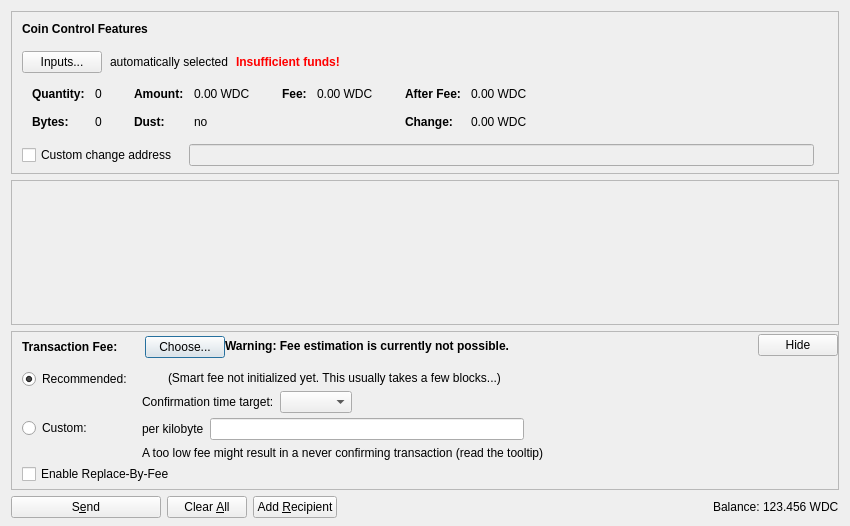
<?xml version="1.0" encoding="UTF-8"?>
<ui version="4.0">
 <class>SendCoinsDialog</class>
 <widget class="QDialog" name="SendCoinsDialog">
  <property name="geometry">
   <rect>
    <x>0</x>
    <y>0</y>
    <width>850</width>
    <height>526</height>
   </rect>
  </property>
  <property name="windowTitle">
   <string>Send Coins</string>
  </property>
  <layout class="QVBoxLayout" name="verticalLayout" stretch="0,1,0,0">
   <property name="bottomMargin">
    <number>8</number>
   </property>
   <item>
    <widget class="QFrame" name="frameCoinControl">
     <property name="sizePolicy">
      <sizepolicy hsizetype="Expanding" vsizetype="Expanding">
       <horstretch>0</horstretch>
       <verstretch>0</verstretch>
      </sizepolicy>
     </property>
     <property name="maximumSize">
      <size>
       <width>16777215</width>
       <height>16777215</height>
      </size>
     </property>
     <property name="frameShape">
      <enum>QFrame::StyledPanel</enum>
     </property>
     <property name="frameShadow">
      <enum>QFrame::Sunken</enum>
     </property>
     <layout class="QVBoxLayout" name="verticalLayoutCoinControl2">
      <property name="spacing">
       <number>0</number>
      </property>
      <property name="leftMargin">
       <number>0</number>
      </property>
      <property name="topMargin">
       <number>0</number>
      </property>
      <property name="rightMargin">
       <number>0</number>
      </property>
      <property name="bottomMargin">
       <number>6</number>
      </property>
      <item>
       <layout class="QVBoxLayout" name="verticalLayoutCoinControl" stretch="0,0,0,0,1">
        <property name="spacing">
         <number>0</number>
        </property>
        <property name="leftMargin">
         <number>10</number>
        </property>
        <property name="topMargin">
         <number>10</number>
        </property>
        <item>
         <layout class="QHBoxLayout" name="horizontalLayoutCoinControl1">
          <property name="bottomMargin">
           <number>15</number>
          </property>
          <item>
           <widget class="QLabel" name="labelCoinControlFeatures">
            <property name="sizePolicy">
             <sizepolicy hsizetype="Preferred" vsizetype="Maximum">
              <horstretch>0</horstretch>
              <verstretch>0</verstretch>
             </sizepolicy>
            </property>
            <property name="font">
             <font>
              <weight>75</weight>
              <bold>true</bold>
             </font>
            </property>
            <property name="styleSheet">
             <string notr="true">font-weight:bold;</string>
            </property>
            <property name="text">
             <string>Coin Control Features</string>
            </property>
           </widget>
          </item>
         </layout>
        </item>
        <item>
         <layout class="QHBoxLayout" name="horizontalLayoutCoinControl2" stretch="0,0,0,0">
          <property name="spacing">
           <number>8</number>
          </property>
          <property name="bottomMargin">
           <number>10</number>
          </property>
          <item>
           <widget class="QPushButton" name="pushButtonCoinControl">
            <property name="styleSheet">
             <string notr="true"/>
            </property>
            <property name="text">
             <string>Inputs...</string>
            </property>
            <property name="autoDefault">
             <bool>false</bool>
            </property>
           </widget>
          </item>
          <item>
           <widget class="QLabel" name="labelCoinControlAutomaticallySelected">
            <property name="text">
             <string>automatically selected</string>
            </property>
            <property name="margin">
             <number>5</number>
            </property>
           </widget>
          </item>
          <item>
           <widget class="QLabel" name="labelCoinControlInsuffFunds">
            <property name="font">
             <font>
              <weight>75</weight>
              <bold>true</bold>
             </font>
            </property>
            <property name="styleSheet">
             <string notr="true">color:red;font-weight:bold;</string>
            </property>
            <property name="text">
             <string>Insufficient funds!</string>
            </property>
            <property name="margin">
             <number>5</number>
            </property>
           </widget>
          </item>
          <item>
           <spacer name="horizontalSpacerCoinControl">
            <property name="orientation">
             <enum>Qt::Horizontal</enum>
            </property>
            <property name="sizeHint" stdset="0">
             <size>
              <width>40</width>
              <height>1</height>
             </size>
            </property>
           </spacer>
          </item>
         </layout>
        </item>
        <item>
         <widget class="QWidget" name="widgetCoinControl" native="true">
          <property name="sizePolicy">
           <sizepolicy hsizetype="Preferred" vsizetype="Preferred">
            <horstretch>0</horstretch>
            <verstretch>0</verstretch>
           </sizepolicy>
          </property>
          <property name="minimumSize">
           <size>
            <width>0</width>
            <height>0</height>
           </size>
          </property>
          <property name="styleSheet">
           <string notr="true"/>
          </property>
          <layout class="QHBoxLayout" name="horizontalLayoutCoinControl5">
           <property name="leftMargin">
            <number>0</number>
           </property>
           <property name="topMargin">
            <number>0</number>
           </property>
           <property name="rightMargin">
            <number>0</number>
           </property>
           <property name="bottomMargin">
            <number>0</number>
           </property>
           <item>
            <layout class="QHBoxLayout" name="horizontalLayoutCoinControl3" stretch="0,0,0,1">
             <property name="spacing">
              <number>20</number>
             </property>
             <property name="topMargin">
              <number>0</number>
             </property>
             <property name="bottomMargin">
              <number>10</number>
             </property>
             <item>
              <layout class="QFormLayout" name="formLayoutCoinControl1">
               <property name="horizontalSpacing">
                <number>10</number>
               </property>
               <property name="verticalSpacing">
                <number>14</number>
               </property>
               <property name="leftMargin">
                <number>10</number>
               </property>
               <property name="topMargin">
                <number>4</number>
               </property>
               <property name="rightMargin">
                <number>6</number>
               </property>
               <item row="0" column="0">
                <widget class="QLabel" name="labelCoinControlQuantityText">
                 <property name="font">
                  <font>
                   <weight>75</weight>
                   <bold>true</bold>
                  </font>
                 </property>
                 <property name="text">
                  <string>Quantity:</string>
                 </property>
                 <property name="margin">
                  <number>0</number>
                 </property>
                </widget>
               </item>
               <item row="0" column="1">
                <widget class="QLabel" name="labelCoinControlQuantity">
                 <property name="cursor">
                  <cursorShape>IBeamCursor</cursorShape>
                 </property>
                 <property name="contextMenuPolicy">
                  <enum>Qt::ActionsContextMenu</enum>
                 </property>
                 <property name="text">
                  <string notr="true">0</string>
                 </property>
                 <property name="margin">
                  <number>0</number>
                 </property>
                 <property name="textInteractionFlags">
                  <set>Qt::LinksAccessibleByMouse|Qt::TextSelectableByKeyboard|Qt::TextSelectableByMouse</set>
                 </property>
                </widget>
               </item>
               <item row="1" column="0">
                <widget class="QLabel" name="labelCoinControlBytesText">
                 <property name="font">
                  <font>
                   <weight>75</weight>
                   <bold>true</bold>
                  </font>
                 </property>
                 <property name="text">
                  <string>Bytes:</string>
                 </property>
                </widget>
               </item>
               <item row="1" column="1">
                <widget class="QLabel" name="labelCoinControlBytes">
                 <property name="cursor">
                  <cursorShape>IBeamCursor</cursorShape>
                 </property>
                 <property name="contextMenuPolicy">
                  <enum>Qt::ActionsContextMenu</enum>
                 </property>
                 <property name="text">
                  <string notr="true">0</string>
                 </property>
                 <property name="textInteractionFlags">
                  <set>Qt::LinksAccessibleByMouse|Qt::TextSelectableByKeyboard|Qt::TextSelectableByMouse</set>
                 </property>
                </widget>
               </item>
              </layout>
             </item>
             <item>
              <layout class="QFormLayout" name="formLayoutCoinControl2">
               <property name="horizontalSpacing">
                <number>10</number>
               </property>
               <property name="verticalSpacing">
                <number>14</number>
               </property>
               <property name="leftMargin">
                <number>6</number>
               </property>
               <property name="topMargin">
                <number>4</number>
               </property>
               <property name="rightMargin">
                <number>6</number>
               </property>
               <item row="0" column="0">
                <widget class="QLabel" name="labelCoinControlAmountText">
                 <property name="font">
                  <font>
                   <weight>75</weight>
                   <bold>true</bold>
                  </font>
                 </property>
                 <property name="text">
                  <string>Amount:</string>
                 </property>
                 <property name="margin">
                  <number>0</number>
                 </property>
                </widget>
               </item>
               <item row="0" column="1">
                <widget class="QLabel" name="labelCoinControlAmount">
                 <property name="cursor">
                  <cursorShape>IBeamCursor</cursorShape>
                 </property>
                 <property name="contextMenuPolicy">
                  <enum>Qt::ActionsContextMenu</enum>
                 </property>
                 <property name="text">
                  <string notr="true">0.00 WDC</string>
                 </property>
                 <property name="textInteractionFlags">
                  <set>Qt::LinksAccessibleByMouse|Qt::TextSelectableByKeyboard|Qt::TextSelectableByMouse</set>
                 </property>
                </widget>
               </item>
               <item row="1" column="0">
                <widget class="QLabel" name="labelCoinControlLowOutputText">
                 <property name="font">
                  <font>
                   <weight>75</weight>
                   <bold>true</bold>
                  </font>
                 </property>
                 <property name="text">
                  <string>Dust:</string>
                 </property>
                </widget>
               </item>
               <item row="1" column="1">
                <widget class="QLabel" name="labelCoinControlLowOutput">
                 <property name="cursor">
                  <cursorShape>IBeamCursor</cursorShape>
                 </property>
                 <property name="contextMenuPolicy">
                  <enum>Qt::ActionsContextMenu</enum>
                 </property>
                 <property name="text">
                  <string notr="true">no</string>
                 </property>
                 <property name="textInteractionFlags">
                  <set>Qt::LinksAccessibleByMouse|Qt::TextSelectableByKeyboard|Qt::TextSelectableByMouse</set>
                 </property>
                </widget>
               </item>
              </layout>
             </item>
             <item>
              <layout class="QFormLayout" name="formLayoutCoinControl3">
               <property name="horizontalSpacing">
                <number>10</number>
               </property>
               <property name="verticalSpacing">
                <number>14</number>
               </property>
               <property name="leftMargin">
                <number>6</number>
               </property>
               <property name="topMargin">
                <number>4</number>
               </property>
               <property name="rightMargin">
                <number>6</number>
               </property>
               <item row="0" column="0">
                <widget class="QLabel" name="labelCoinControlFeeText">
                 <property name="font">
                  <font>
                   <weight>75</weight>
                   <bold>true</bold>
                  </font>
                 </property>
                 <property name="text">
                  <string>Fee:</string>
                 </property>
                 <property name="margin">
                  <number>0</number>
                 </property>
                </widget>
               </item>
               <item row="0" column="1">
                <widget class="QLabel" name="labelCoinControlFee">
                 <property name="cursor">
                  <cursorShape>IBeamCursor</cursorShape>
                 </property>
                 <property name="contextMenuPolicy">
                  <enum>Qt::ActionsContextMenu</enum>
                 </property>
                 <property name="text">
                  <string notr="true">0.00 WDC</string>
                 </property>
                 <property name="textInteractionFlags">
                  <set>Qt::LinksAccessibleByMouse|Qt::TextSelectableByKeyboard|Qt::TextSelectableByMouse</set>
                 </property>
                </widget>
               </item>
              </layout>
             </item>
             <item>
              <layout class="QFormLayout" name="formLayoutCoinControl4">
               <property name="horizontalSpacing">
                <number>10</number>
               </property>
               <property name="verticalSpacing">
                <number>14</number>
               </property>
               <property name="leftMargin">
                <number>6</number>
               </property>
               <property name="topMargin">
                <number>4</number>
               </property>
               <property name="rightMargin">
                <number>6</number>
               </property>
               <item row="0" column="0">
                <widget class="QLabel" name="labelCoinControlAfterFeeText">
                 <property name="font">
                  <font>
                   <weight>75</weight>
                   <bold>true</bold>
                  </font>
                 </property>
                 <property name="text">
                  <string>After Fee:</string>
                 </property>
                 <property name="margin">
                  <number>0</number>
                 </property>
                </widget>
               </item>
               <item row="0" column="1">
                <widget class="QLabel" name="labelCoinControlAfterFee">
                 <property name="cursor">
                  <cursorShape>IBeamCursor</cursorShape>
                 </property>
                 <property name="contextMenuPolicy">
                  <enum>Qt::ActionsContextMenu</enum>
                 </property>
                 <property name="text">
                  <string notr="true">0.00 WDC</string>
                 </property>
                 <property name="textInteractionFlags">
                  <set>Qt::LinksAccessibleByMouse|Qt::TextSelectableByKeyboard|Qt::TextSelectableByMouse</set>
                 </property>
                </widget>
               </item>
               <item row="1" column="0">
                <widget class="QLabel" name="labelCoinControlChangeText">
                 <property name="font">
                  <font>
                   <weight>75</weight>
                   <bold>true</bold>
                  </font>
                 </property>
                 <property name="text">
                  <string>Change:</string>
                 </property>
                </widget>
               </item>
               <item row="1" column="1">
                <widget class="QLabel" name="labelCoinControlChange">
                 <property name="cursor">
                  <cursorShape>IBeamCursor</cursorShape>
                 </property>
                 <property name="contextMenuPolicy">
                  <enum>Qt::ActionsContextMenu</enum>
                 </property>
                 <property name="text">
                  <string notr="true">0.00 WDC</string>
                 </property>
                 <property name="textInteractionFlags">
                  <set>Qt::LinksAccessibleByMouse|Qt::TextSelectableByKeyboard|Qt::TextSelectableByMouse</set>
                 </property>
                </widget>
               </item>
              </layout>
             </item>
            </layout>
           </item>
          </layout>
         </widget>
        </item>
        <item>
         <layout class="QHBoxLayout" name="horizontalLayoutCoinControl4" stretch="0,0,0">
          <property name="spacing">
           <number>12</number>
          </property>
          <property name="sizeConstraint">
           <enum>QLayout::SetDefaultConstraint</enum>
          </property>
          <property name="topMargin">
           <number>5</number>
          </property>
          <property name="rightMargin">
           <number>5</number>
          </property>
          <item>
           <widget class="QCheckBox" name="checkBoxCoinControlChange">
            <property name="toolTip">
             <string>If this is activated, but the change address is empty or invalid, change will be sent to a newly generated address.</string>
            </property>
            <property name="text">
             <string>Custom change address</string>
            </property>
           </widget>
          </item>
          <item>
           <widget class="QValidatedLineEdit" name="lineEditCoinControlChange">
            <property name="enabled">
             <bool>false</bool>
            </property>
            <property name="sizePolicy">
             <sizepolicy hsizetype="Expanding" vsizetype="Fixed">
              <horstretch>0</horstretch>
              <verstretch>0</verstretch>
             </sizepolicy>
            </property>
           </widget>
          </item>
          <item>
           <widget class="QLabel" name="labelCoinControlChangeLabel">
            <property name="sizePolicy">
             <sizepolicy hsizetype="Preferred" vsizetype="Expanding">
              <horstretch>0</horstretch>
              <verstretch>0</verstretch>
             </sizepolicy>
            </property>
            <property name="minimumSize">
             <size>
              <width>0</width>
              <height>0</height>
             </size>
            </property>
            <property name="text">
             <string/>
            </property>
            <property name="margin">
             <number>3</number>
            </property>
           </widget>
          </item>
         </layout>
        </item>
        <item>
         <spacer name="verticalSpacerCoinControl">
          <property name="orientation">
           <enum>Qt::Vertical</enum>
          </property>
          <property name="sizeHint" stdset="0">
           <size>
            <width>800</width>
            <height>1</height>
           </size>
          </property>
         </spacer>
        </item>
       </layout>
      </item>
     </layout>
    </widget>
   </item>
   <item>
    <widget class="QScrollArea" name="scrollArea">
     <property name="widgetResizable">
      <bool>true</bool>
     </property>
     <widget class="QWidget" name="scrollAreaWidgetContents">
      <property name="geometry">
       <rect>
        <x>0</x>
        <y>0</y>
        <width>830</width>
        <height>104</height>
       </rect>
      </property>
      <layout class="QVBoxLayout" name="verticalLayout_2" stretch="0,1">
       <property name="leftMargin">
        <number>0</number>
       </property>
       <property name="topMargin">
        <number>0</number>
       </property>
       <property name="rightMargin">
        <number>0</number>
       </property>
       <property name="bottomMargin">
        <number>0</number>
       </property>
       <item>
        <layout class="QVBoxLayout" name="entries">
         <property name="spacing">
          <number>6</number>
         </property>
        </layout>
       </item>
       <item>
        <spacer name="verticalSpacer">
         <property name="orientation">
          <enum>Qt::Vertical</enum>
         </property>
         <property name="sizeHint" stdset="0">
          <size>
           <width>20</width>
           <height>40</height>
          </size>
         </property>
        </spacer>
       </item>
      </layout>
     </widget>
    </widget>
   </item>
   <item>
    <widget class="QFrame" name="frameFee">
     <property name="sizePolicy">
      <sizepolicy hsizetype="Expanding" vsizetype="Expanding">
       <horstretch>0</horstretch>
       <verstretch>0</verstretch>
      </sizepolicy>
     </property>
     <property name="maximumSize">
      <size>
       <width>16777215</width>
       <height>16777215</height>
      </size>
     </property>
     <property name="frameShape">
      <enum>QFrame::StyledPanel</enum>
     </property>
     <property name="frameShadow">
      <enum>QFrame::Sunken</enum>
     </property>
     <layout class="QVBoxLayout" name="verticalLayoutFee1">
      <property name="spacing">
       <number>0</number>
      </property>
      <property name="leftMargin">
       <number>0</number>
      </property>
      <property name="topMargin">
       <number>0</number>
      </property>
      <property name="rightMargin">
       <number>0</number>
      </property>
      <property name="bottomMargin">
       <number>0</number>
      </property>
      <item>
       <layout class="QVBoxLayout" name="verticalLayoutFee2" stretch="0,0,0">
        <property name="spacing">
         <number>0</number>
        </property>
        <property name="leftMargin">
         <number>10</number>
        </property>
        <property name="topMargin">
         <number>0</number>
        </property>
        <item>
         <layout class="QHBoxLayout" name="horizontalLayoutFee1">
          <property name="bottomMargin">
           <number>0</number>
          </property>
          <item>
           <layout class="QVBoxLayout" name="verticalLayoutFee7">
            <property name="spacing">
             <number>0</number>
            </property>
            <item>
             <spacer name="verticalSpacerSmartFee">
              <property name="orientation">
               <enum>Qt::Vertical</enum>
              </property>
              <property name="sizeType">
               <enum>QSizePolicy::Fixed</enum>
              </property>
              <property name="sizeHint" stdset="0">
               <size>
                <width>1</width>
                <height>4</height>
               </size>
              </property>
             </spacer>
            </item>
            <item>
             <layout class="QHBoxLayout" name="horizontalLayoutSmartFee">
              <property name="spacing">
               <number>10</number>
              </property>
              <item>
               <widget class="QLabel" name="labelFeeHeadline">
                <property name="sizePolicy">
                 <sizepolicy hsizetype="Preferred" vsizetype="Maximum">
                  <horstretch>0</horstretch>
                  <verstretch>0</verstretch>
                 </sizepolicy>
                </property>
                <property name="font">
                 <font>
                  <weight>75</weight>
                  <bold>true</bold>
                 </font>
                </property>
                <property name="styleSheet">
                 <string notr="true">font-weight:bold;</string>
                </property>
                <property name="text">
                 <string>Transaction Fee:</string>
                </property>
               </widget>
              </item>
              <item>
               <widget class="QLabel" name="labelFeeMinimized">
                <property name="text">
                 <string/>
                </property>
               </widget>
              </item>
              <item>
               <widget class="QPushButton" name="buttonChooseFee">
                <property name="text">
                 <string>Choose...</string>
                </property>
               </widget>
              </item>
             </layout>
            </item>
            <item>
             <spacer name="verticalSpacer_5">
              <property name="orientation">
               <enum>Qt::Vertical</enum>
              </property>
              <property name="sizeHint" stdset="0">
               <size>
                <width>1</width>
                <height>1</height>
               </size>
              </property>
             </spacer>
            </item>
           </layout>
          </item>
          <item>
           <widget class="QLabel" name="fallbackFeeWarningLabel">
            <property name="toolTip">
             <string>Using the fallbackfee can result in sending a transaction that will take several hours or days (or never) to confirm. Consider choosing your fee manually or wait until you have validated the complete chain.</string>
            </property>
            <property name="font">
            <font>
                <weight>75</weight>
                <bold>true</bold>
            </font>
            </property>
            <property name="text">
             <string>Warning: Fee estimation is currently not possible.</string>
            </property>
            <property name="wordWrap">
             <bool>false</bool>
            </property>
           </widget>
          </item>
          <item>
           <spacer name="horizontalSpacer_4">
            <property name="orientation">
             <enum>Qt::Horizontal</enum>
            </property>
            <property name="sizeType">
             <enum>QSizePolicy::MinimumExpanding</enum>
            </property>
            <property name="sizeHint" stdset="0">
             <size>
              <width>40</width>
              <height>20</height>
             </size>
            </property>
           </spacer>
          </item>
          <item>
           <widget class="QPushButton" name="buttonMinimizeFee">
            <property name="toolTip">
             <string>Hide transaction fee settings</string>
            </property>
            <property name="text">
             <string>Hide</string>
            </property>
           </widget>
          </item>
         </layout>
        </item>
        <item>
         <widget class="QFrame" name="frameFeeSelection">
          <layout class="QVBoxLayout" name="verticalLayoutFee12">
           <property name="spacing">
            <number>0</number>
           </property>
           <property name="leftMargin">
            <number>0</number>
           </property>
           <property name="topMargin">
            <number>0</number>
           </property>
           <property name="rightMargin">
            <number>0</number>
           </property>
           <property name="bottomMargin">
            <number>0</number>
           </property>
           <item>
            <layout class="QGridLayout" name="gridLayoutFee">
             <property name="topMargin">
              <number>10</number>
             </property>
             <property name="bottomMargin">
              <number>4</number>
             </property>
             <property name="horizontalSpacing">
              <number>10</number>
             </property>
             <property name="verticalSpacing">
              <number>4</number>
             </property>
             <item row="1" column="1">
              <layout class="QVBoxLayout" name="verticalLayoutFee8">
               <property name="spacing">
                <number>6</number>
               </property>
               <item>
                <layout class="QHBoxLayout" name="horizontalLayoutFee13">
                 <item>
                  <widget class="QLabel" name="labelCustomPerKilobyte">
                   <property name="toolTip">
                    <string>Specify a custom fee per kB (1,000 bytes) of the transaction's virtual size.

Note:  Since the fee is calculated on a per-byte basis, a fee of "100 satoshis per kB" for a transaction size of 500 bytes (half of 1 kB) would ultimately yield a fee of only 50 satoshis.</string>
                   </property>
                   <property name="text">
                    <string>per kilobyte</string>
                   </property>
                  </widget>
                 </item>
                 <item>
                  <widget class="WondercoinAmountField" name="customFee"/>
                 </item>
                 <item>
                  <spacer name="horizontalSpacer_6">
                   <property name="orientation">
                    <enum>Qt::Horizontal</enum>
                   </property>
                   <property name="sizeHint" stdset="0">
                    <size>
                     <width>1</width>
                     <height>1</height>
                    </size>
                   </property>
                  </spacer>
                 </item>
                </layout>
               </item>
               <item>
                <layout class="QHBoxLayout" name="horizontalLayoutFee8">
                 <item>
                  <widget class="QLabel" name="labelCustomFeeWarning">
                   <property name="enabled">
                    <bool>true</bool>
                   </property>
                   <property name="toolTip">
                    <string>When there is less transaction volume than space in the blocks, miners as well as relaying nodes may enforce a minimum fee. Paying only this minimum fee is just fine, but be aware that this can result in a never confirming transaction once there is more demand for wondercoin transactions than the network can process.</string>
                   </property>
                   <property name="text">
                    <string>A too low fee might result in a never confirming transaction (read the tooltip)</string>
                   </property>
                  </widget>
                 </item>
                 <item>
                  <spacer name="horizontalSpacer_2">
                   <property name="orientation">
                    <enum>Qt::Horizontal</enum>
                   </property>
                   <property name="sizeHint" stdset="0">
                    <size>
                     <width>1</width>
                     <height>1</height>
                    </size>
                   </property>
                  </spacer>
                 </item>
                </layout>
               </item>
              </layout>
             </item>
             <item row="0" column="0">
              <layout class="QVBoxLayout" name="verticalLayoutFee4" stretch="0,1">
               <item>
                <widget class="QRadioButton" name="radioSmartFee">
                 <property name="text">
                  <string>Recommended:</string>
                 </property>
                 <property name="checked">
                  <bool>true</bool>
                 </property>
                 <attribute name="buttonGroup">
                  <string notr="true">groupFee</string>
                 </attribute>
                </widget>
               </item>
               <item>
                <spacer name="verticalSpacer_2">
                 <property name="orientation">
                  <enum>Qt::Vertical</enum>
                 </property>
                 <property name="sizeHint" stdset="0">
                  <size>
                   <width>1</width>
                   <height>1</height>
                  </size>
                 </property>
                </spacer>
               </item>
              </layout>
             </item>
             <item row="1" column="0">
              <layout class="QVBoxLayout" name="verticalLayoutFee9" stretch="0,1">
               <item>
                <widget class="QRadioButton" name="radioCustomFee">
                 <property name="text">
                  <string>Custom:</string>
                 </property>
                 <attribute name="buttonGroup">
                  <string notr="true">groupFee</string>
                 </attribute>
                </widget>
               </item>
               <item>
                <spacer name="verticalSpacer_6">
                 <property name="orientation">
                  <enum>Qt::Vertical</enum>
                 </property>
                 <property name="sizeHint" stdset="0">
                  <size>
                   <width>1</width>
                   <height>1</height>
                  </size>
                 </property>
                </spacer>
               </item>
              </layout>
             </item>
             <item row="0" column="1">
              <layout class="QVBoxLayout" name="verticalLayoutFee3" stretch="0,0,1">
               <property name="spacing">
                <number>6</number>
               </property>
               <property name="topMargin">
                <number>2</number>
               </property>
               <item>
                <layout class="QHBoxLayout" name="horizontalLayoutFee12">
                 <item>
                  <widget class="QLabel" name="labelSmartFee">
                   <property name="text">
                    <string/>
                   </property>
                  </widget>
                 </item>
                 <item>
                  <widget class="QLabel" name="labelFeeEstimation">
                   <property name="text">
                    <string/>
                   </property>
                  </widget>
                 </item>
                 <item>
                  <widget class="QLabel" name="labelSmartFee2">
                   <property name="text">
                    <string>(Smart fee not initialized yet. This usually takes a few blocks...)</string>
                   </property>
                  </widget>
                 </item>
                 <item>
                  <spacer name="horizontalSpacer_5">
                   <property name="orientation">
                    <enum>Qt::Horizontal</enum>
                   </property>
                   <property name="sizeHint" stdset="0">
                    <size>
                     <width>1</width>
                     <height>1</height>
                    </size>
                   </property>
                  </spacer>
                 </item>
                </layout>
               </item>
               <item>
                <layout class="QHBoxLayout" name="horizontalLayoutFee9">
                 <item>
                  <layout class="QVBoxLayout" name="verticalLayoutFee6">
                   <item>
                    <widget class="QLabel" name="labelSmartFee3">
                     <property name="text">
                      <string>Confirmation time target:</string>
                     </property>
                    </widget>
                   </item>
                  </layout>
                 </item>
                 <item>
                  <layout class="QVBoxLayout" name="verticalLayoutFee5">
                   <property name="rightMargin">
                    <number>30</number>
                   </property>
                   <item>
                    <layout class="QHBoxLayout" name="horizontalLayoutConfTarget">
                     <property name="bottomMargin">
                      <number>0</number>
                     </property>
                     <item>
                      <widget class="QComboBox" name="confTargetSelector"/>
                     </item>
                     <item>
                      <spacer name="horizontalSpacerConfTarget">
                       <property name="orientation">
                        <enum>Qt::Horizontal</enum>
                       </property>
                       <property name="sizeHint" stdset="0">
                        <size>
                         <width>40</width>
                         <height>20</height>
                        </size>
                       </property>
                      </spacer>
                     </item>
                    </layout>
                   </item>
                  </layout>
                 </item>
                </layout>
               </item>
               <item>
                <spacer name="verticalSpacer_4">
                 <property name="orientation">
                  <enum>Qt::Vertical</enum>
                 </property>
                 <property name="sizeHint" stdset="0">
                  <size>
                   <width>1</width>
                   <height>1</height>
                  </size>
                 </property>
                </spacer>
               </item>
              </layout>
             </item>
            </layout>
           </item>
           <item>
            <widget class="QCheckBox" name="optInRBF">
             <property name="text">
              <string>Enable Replace-By-Fee</string>
             </property>
             <property name="toolTip">
              <string>With Replace-By-Fee (BIP-125) you can increase a transaction's fee after it is sent. Without this, a higher fee may be recommended to compensate for increased transaction delay risk.</string>
             </property>
            </widget>
           </item>
          </layout>
         </widget>
        </item>
        <item>
         <spacer name="verticalSpacerFee">
          <property name="orientation">
           <enum>Qt::Vertical</enum>
          </property>
          <property name="sizeHint" stdset="0">
           <size>
            <width>40</width>
            <height>5</height>
           </size>
          </property>
         </spacer>
        </item>
       </layout>
      </item>
     </layout>
    </widget>
   </item>
   <item>
    <layout class="QHBoxLayout" name="horizontalLayout">
     <item>
      <widget class="QPushButton" name="sendButton">
       <property name="minimumSize">
        <size>
         <width>150</width>
         <height>0</height>
        </size>
       </property>
       <property name="toolTip">
        <string>Confirm the send action</string>
       </property>
       <property name="text">
        <string>S&amp;end</string>
       </property>
       <property name="icon">
        <iconset resource="../wondercoin.qrc">
         <normaloff>:/icons/send</normaloff>:/icons/send</iconset>
       </property>
       <property name="autoDefault">
        <bool>false</bool>
       </property>
       <property name="default">
        <bool>false</bool>
       </property>
      </widget>
     </item>
     <item>
      <widget class="QPushButton" name="clearButton">
       <property name="sizePolicy">
        <sizepolicy hsizetype="Minimum" vsizetype="Fixed">
         <horstretch>0</horstretch>
         <verstretch>0</verstretch>
        </sizepolicy>
       </property>
       <property name="toolTip">
        <string>Clear all fields of the form.</string>
       </property>
       <property name="text">
        <string>Clear &amp;All</string>
       </property>
       <property name="icon">
        <iconset resource="../wondercoin.qrc">
         <normaloff>:/icons/remove</normaloff>:/icons/remove</iconset>
       </property>
       <property name="autoDefault">
        <bool>false</bool>
       </property>
      </widget>
     </item>
     <item>
      <widget class="QPushButton" name="addButton">
       <property name="toolTip">
        <string>Send to multiple recipients at once</string>
       </property>
       <property name="text">
        <string>Add &amp;Recipient</string>
       </property>
       <property name="icon">
        <iconset resource="../wondercoin.qrc">
         <normaloff>:/icons/add</normaloff>:/icons/add</iconset>
       </property>
       <property name="autoDefault">
        <bool>false</bool>
       </property>
      </widget>
     </item>
     <item>
      <spacer name="horizontalSpacer">
       <property name="orientation">
        <enum>Qt::Horizontal</enum>
       </property>
       <property name="sizeHint" stdset="0">
        <size>
         <width>40</width>
         <height>20</height>
        </size>
       </property>
      </spacer>
     </item>
     <item>
      <layout class="QHBoxLayout" name="horizontalLayout_2">
       <property name="spacing">
        <number>3</number>
       </property>
       <item>
        <widget class="QLabel" name="labelBalanceName">
         <property name="sizePolicy">
          <sizepolicy hsizetype="Preferred" vsizetype="Fixed">
           <horstretch>0</horstretch>
           <verstretch>0</verstretch>
          </sizepolicy>
         </property>
         <property name="text">
          <string>Balance:</string>
         </property>
        </widget>
       </item>
       <item>
        <widget class="QLabel" name="labelBalance">
         <property name="sizePolicy">
          <sizepolicy hsizetype="Preferred" vsizetype="Fixed">
           <horstretch>0</horstretch>
           <verstretch>0</verstretch>
          </sizepolicy>
         </property>
         <property name="cursor">
          <cursorShape>IBeamCursor</cursorShape>
         </property>
         <property name="text">
          <string notr="true">123.456 WDC</string>
         </property>
         <property name="textInteractionFlags">
          <set>Qt::LinksAccessibleByMouse|Qt::TextSelectableByKeyboard|Qt::TextSelectableByMouse</set>
         </property>
        </widget>
       </item>
      </layout>
     </item>
    </layout>
   </item>
  </layout>
 </widget>
 <customwidgets>
  <customwidget>
   <class>QValidatedLineEdit</class>
   <extends>QLineEdit</extends>
   <header>qt/qvalidatedlineedit.h</header>
  </customwidget>
  <customwidget>
   <class>WondercoinAmountField</class>
   <extends>QLineEdit</extends>
   <header>qt/wondercoinamountfield.h</header>
   <container>1</container>
  </customwidget>
 </customwidgets>
 <resources>
  <include location="../wondercoin.qrc"/>
 </resources>
 <connections/>
 <buttongroups>
  <buttongroup name="groupFee"/>
 </buttongroups>
</ui>
